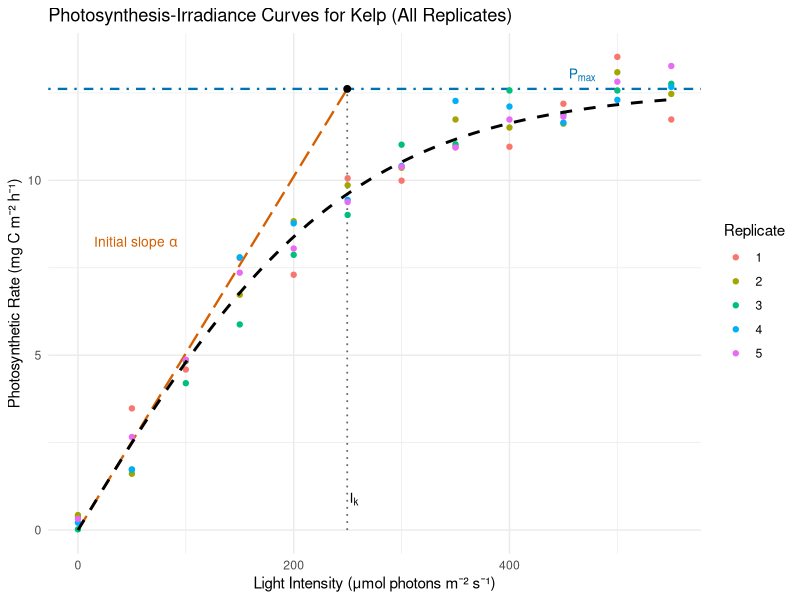
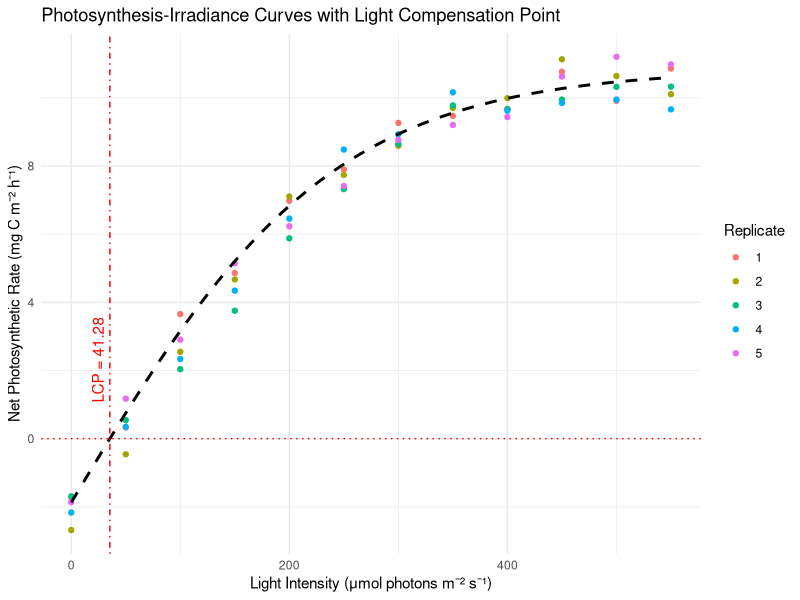
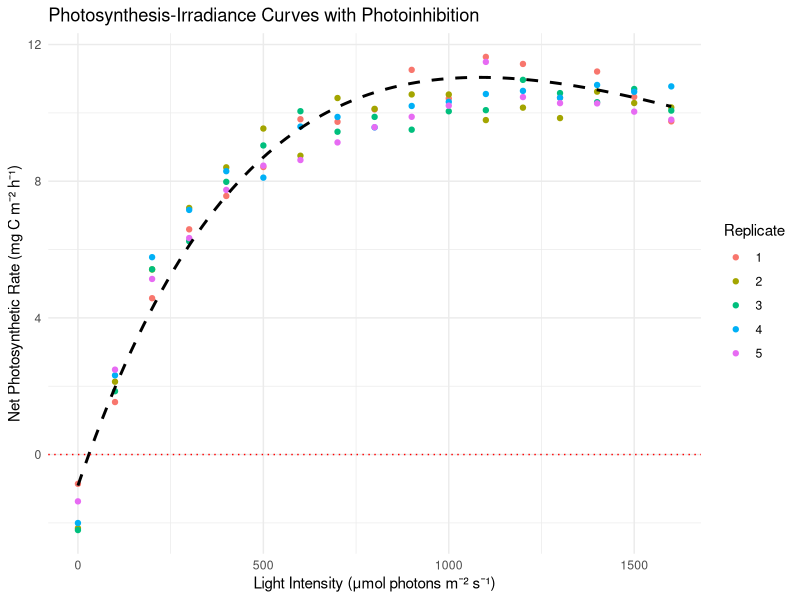

Here is the R script that generated these plots, in order:
## ---- chunk 1
#| echo: false
#| messages: false
#| warning: false

# Load necessary libraries
library(minpack.lm) # For non-linear least squares fitting
library(ggplot2) # For plotting
library(knitr)

# Set seed for reproducibility
set.seed(666)

# Define parameters based on typical kelp conditions
Pmax_true <- 13 # True maximum photosynthetic rate (e.g., mg C m^-2 h^-1)
alpha_true <- 0.05 # True initial slope (photosynthetic efficiency)

# Light intensities typically encountered by kelp (μmol photons m^-2 s^-1)
light_intensities <- seq(0, 550, by = 50)

# Number of replicates
n_replicates <- 5

# Generate data for each replicate
data_list <- lapply(1:n_replicates, function(rep) {
    # Simulate true photosynthetic rates using the hyperbolic tangent model
    P_true <- Pmax_true * tanh(alpha_true * light_intensities / Pmax_true)

    # Add random noise to simulate experimental variability
    noise <- rnorm(length(P_true), mean = 0, sd = 0.5) # Adjust sd for noise level
    P_observed <- round(P_true + noise, 2)

    # Create a data frame for the replicate
    data.frame(
        Replicate = rep,
        Light = light_intensities,
        Photosynthesis = P_observed
    )
})

# Combine all replicates into one data frame
data_all <- do.call(rbind, data_list)

# View 9 randomly selected rows from the data
random_rows <- data_all[sample(nrow(data_all), 9), ]

kable(
    random_rows,
    format = "markdown",
    digits = 2,
    col.names = c(
        "Replicate",
        "Light (μmol photons m⁻² s⁻¹)",
        "Photosynthesis (mg C m⁻² h⁻¹)"
    )
)
## ---- chunk 2
#| echo: false
#| messages: false
#| warning: false

# Fit the hyperbolic tangent model to each replicate
fit_results <- lapply(1:n_replicates, function(rep) {
    # Subset data for the replicate
    data_rep <- subset(data_all, Replicate == rep)

    # Define the model function
    model_formula <- Photosynthesis ~ Pmax * tanh(alpha * Light / Pmax)

    # Provide initial parameter estimates
    start_params <- list(Pmax = 10, alpha = 0.03)

    # Fit the model using non-linear least squares
    fit <- nlsLM(
        formula = model_formula,
        data = data_rep,
        start = start_params,
        control = nls.lm.control(maxiter = 1000)
    )

    # Return the fit object
    return(fit)
})
## ---- chunk 3
#| echo: false
#| messages: false
#| warning: false
#| results: hide

# Summarise fit results for each replicate
for (i in 1:n_replicates) {
    cat("\n--- Replicate", i, "Fit Summary ---\n")
    print(summary(fit_results[[i]]))
}
## ---- chunk 4
#| echo: false
#| messages: false
#| warning: false
#| fig.cap: "Jassby and Platt (1976) model fitted to simulated P-I data for a hypothetical kelp. The black dashed curve is the fit for the first replicate. Its initial slope (orange) meets the horizontal line at Pmax (blue) above Ik; the vertical dotted line marks this irradiance."
#| fig-alt: "Photosynthesis rises and then levels off as irradiance increases. An orange straight line extends the initial slope from the origin to the blue horizontal line at Pmax. Their intersection is marked by a point, with a vertical dotted guide down to Ik on the irradiance axis."

# Use the parameters of the same replicate as the plotted curve.
Pmax_curve <- unname(coef(fit_results[[1]])["Pmax"])
alpha_curve <- unname(coef(fit_results[[1]])["alpha"])
Ik_curve <- Pmax_curve / alpha_curve

# Plot the data and fitted curves for all replicates
ggplot(
    data_all,
    aes(x = Light, y = Photosynthesis, color = factor(Replicate))
) +
    annotate(
        "segment",
        x = 0, xend = Ik_curve,
        y = 0, yend = Pmax_curve,
        color = "#D55E00", linewidth = 0.8, linetype = "longdash"
    ) +
    geom_hline(
        yintercept = Pmax_curve,
        color = "#0072B2", linewidth = 0.8, linetype = "dotdash"
    ) +
    annotate(
        "segment",
        x = Ik_curve, xend = Ik_curve,
        y = 0, yend = Pmax_curve,
        color = "grey40", linewidth = 0.6, linetype = "dotted"
    ) +
    geom_point() +
    stat_function(
        fun = function(x) {
            Pmax_curve * tanh(alpha_curve * x / Pmax_curve)
        },
        color = "black",
        size = 1,
        linetype = "dashed"
    ) +
    annotate(
        "point",
        x = Ik_curve, y = Pmax_curve,
        color = "black", size = 2
    ) +
    annotate(
        "text",
        x = 0.06 * Ik_curve, y = 0.65 * Pmax_curve,
        label = "'Initial slope '*alpha", parse = TRUE,
        color = "#D55E00", hjust = 0, size = 3.5
    ) +
    annotate(
        "text",
        x = 0.85 * max(data_all$Light), y = Pmax_curve + 0.4,
        label = "P[max]", parse = TRUE,
        color = "#0072B2", size = 3.5
    ) +
    annotate(
        "text",
        x = Ik_curve, y = 0.07 * Pmax_curve,
        label = "I[k]", parse = TRUE, hjust = -0.25, size = 3.5
    ) +
    labs(
        title = "Photosynthesis-Irradiance Curves for Kelp (All Replicates)",
        x = "Light Intensity (μmol photons m⁻² s⁻¹)",
        y = "Photosynthetic Rate (mg C m⁻² h⁻¹)",
        color = "Replicate"
    ) +
    theme_minimal()
## ---- chunk 5
#| echo: true
#| code-fold: false

Pmax <- 13
alpha <- 0.05
R <- 2

net_rate <- function(I) Pmax * tanh(alpha * I / Pmax) - R

Ic <- uniroot(net_rate, interval = c(0, 200))$root
Ic
## ---- chunk 6
#| echo: false
#| messages: false
#| warning: false

# Set seed for reproducibility
set.seed(13)

# Define parameters based on typical kelp conditions
Pmax_true <- 13 # True maximum photosynthetic rate (e.g., mg C m^-2 h^-1)
alpha_true <- 0.05 # True initial slope (photosynthetic efficiency)
R_true <- 2 # True respiration rate (mg C m^-2 h^-1)

# Light intensities including finer increments around expected LCP
light_intensities <- seq(0, 550, by = 50)

# Number of replicates
n_replicates <- 5

# Generate data for each replicate
data_list <- lapply(1:n_replicates, function(rep) {
    # Simulate true net photosynthetic rates using the modified hyperbolic tangent model
    P_true <- Pmax_true *
        tanh(alpha_true * light_intensities / Pmax_true) -
        R_true

    # Add random noise to simulate experimental variability
    noise <- rnorm(length(P_true), mean = 0, sd = 0.5) # Adjust sd for noise level
    P_observed <- P_true + noise

    # Create a data frame for the replicate
    data.frame(
        Replicate = rep,
        Light = light_intensities,
        Photosynthesis = P_observed
    )
})

# Combine all replicates into one data frame
data_all <- do.call(rbind, data_list)

# View 9 randomly selected rows from the data
random_rows <- data_all[sample(nrow(data_all), 9), ]

# Display the random rows in a nicely formatted table using kable
kable(
    random_rows,
    format = "markdown",
    digits = 2,
    col.names = c(
        "Replicate",
        "Light (μmol photons m⁻² s⁻¹)",
        "Photosynthesis (mg C m⁻² h⁻¹)"
    )
)
## ---- chunk 7
#| echo: false
#| messages: false
#| warning: false

# Fit the modified hyperbolic tangent model to each replicate and estimate LCP
fit_results2 <- lapply(1:n_replicates, function(rep) {
    # Subset data for the replicate
    data_rep <- subset(data_all, Replicate == rep)

    # Define the modified model function including respiration
    model_formula <- Photosynthesis ~ Pmax * tanh(alpha * Light / Pmax) - R

    # Provide initial parameter estimates
    start_params <- list(Pmax = 10, alpha = 0.03, R = 1)

    # Fit the model using non-linear least squares
    fit <- nlsLM(
        formula = model_formula,
        data = data_rep,
        start = start_params,
        lower = c(0, 0, 0), # Parameters should be non-negative
        control = nls.lm.control(maxiter = 1000)
    )

    # Estimate the Light Compensation Point (LCP)
    # Solve for I when Photosynthesis = 0
    coef_fit <- coef(fit)
    Pmax_fit <- coef_fit["Pmax"]
    alpha_fit <- coef_fit["alpha"]
    R_fit <- coef_fit["R"]

    # Define the function to find the root (Photosynthesis = 0)
    lcp_function <- function(I) Pmax_fit * tanh(alpha_fit * I / Pmax_fit) - R_fit

    # Use uniroot to find the LCP
    LCP <- uniroot(lcp_function, interval = c(0, 200))$root

    # Add LCP to the fit object
    fit$LCP <- LCP

    # Return the fit object
    return(fit)
})
## ---- chunk 8
#| echo: false
#| messages: false
#| warning: false
#| results: hide

# Summarise fit results for each replicate
for (i in 1:n_replicates) {
    cat("\n--- Replicate", i, "Fit Summary ---\n")
    fit <- fit_results2[[i]]
    print(summary(fit))
    cat(sprintf(
        "Estimated Light Compensation Point (LCP): %.2f μmol photons m⁻² s⁻¹\n",
        fit$LCP
    ))
}
## ---- chunk 9
#| echo: false
#| messages: false
#| warning: false
#| fig.cap: "Nonlinear regression Jassby and Platt (1976) model fitted to simulated P-I data for a hypothetical kelp. This model includes the effect of the light compensation point."

# Plot the data, fitted curves, and LCP for all replicates
ggplot(
    data_all,
    aes(x = Light, y = Photosynthesis, color = factor(Replicate))
) +
    geom_point() +
    stat_function(
        fun = function(x) {
            Pmax <- coef(fit_results2[[1]])["Pmax"]
            alpha <- coef(fit_results2[[1]])["alpha"]
            R <- coef(fit_results2[[1]])["R"]
            Pmax * tanh(alpha * x / Pmax) - R
        },
        color = "black",
        size = 1,
        linetype = "dashed"
    ) +
    geom_vline(
        xintercept = fit_results2[[1]]$LCP,
        color = "red",
        linetype = "dotdash",
        show.legend = TRUE
    ) +
    geom_hline(yintercept = 0, color = "red", linetype = "dotted") +
    labs(
        title = "Photosynthesis-Irradiance Curves with Light Compensation Point",
        x = "Light Intensity (μmol photons m⁻² s⁻¹)",
        y = "Net Photosynthetic Rate (mg C m⁻² h⁻¹)",
        color = "Replicate"
    ) +
    annotate(
        "text",
        x = fit_results2[[1]]$LCP,
        y = min(data_all$Photosynthesis) + 5,
        label = paste0(
            "LCP = ",
            round(mean(sapply(fit_results2, function(fit) fit$LCP)), 2)
        ),
        angle = 90,
        vjust = -0.5,
        color = "red"
    ) +
    theme_minimal()
## ---- chunk 10
#| echo: false
#| messages: false
#| warning: false

set.seed(7)

# Define parameters based on typical kelp conditions
Pmax_true <- 13 # True maximum photosynthetic rate (e.g., mg C m^-2 h^-1)
alpha_true <- 0.05 # True initial slope (photosynthetic efficiency)
beta_true <- 0.0005 # True photoinhibition parameter
R_true <- 2 # True respiration rate (mg C m^-2 h^-1)

# Light intensities ranging to capture photoinhibition effects (μmol photons m^-2 s^-1)
light_intensities <- seq(0, 1600, by = 100)

# Number of replicates
n_replicates <- 5

# Generate data for each replicate
data_list <- lapply(1:n_replicates, function(rep) {
    # Simulate true net photosynthetic rates using the Platt et al. model
    P_true <- Pmax_true *
        (1 - exp(-alpha_true * light_intensities / Pmax_true)) *
        exp(-beta_true * light_intensities / Pmax_true) -
        R_true

    # Add random noise to simulate experimental variability
    noise <- rnorm(length(P_true), mean = 0, sd = 0.5) # Adjust sd for noise level
    P_observed <- P_true + noise

    # Create a data frame for the replicate
    data.frame(
        Replicate = rep,
        Light = light_intensities,
        Photosynthesis = P_observed
    )
})

# Combine all replicates into one data frame
data_all <- do.call(rbind, data_list)

# View 9 randomly selected rows from the data
random_rows <- data_all[sample(nrow(data_all), 9), ]

# Display the random rows in a nicely formatted table using kable
kable(
    random_rows,
    format = "markdown",
    digits = 2,
    col.names = c(
        "Replicate",
        "Light (μmol photons m⁻² s⁻¹)",
        "Photosynthesis (mg C m⁻² h⁻¹)"
    )
)
## ---- chunk 11
#| echo: false
#| messages: false
#| warning: false

# Fit the Platt et al. model to each replicate
fit_results <- lapply(1:n_replicates, function(rep) {
    # Subset data for the replicate
    data_rep <- subset(data_all, Replicate == rep)

    # Define the model function including respiration
    model_formula <- Photosynthesis ~
        Pmax * (1 - exp(-alpha * Light / Pmax)) * exp(-beta * Light / Pmax) - R

    # Provide initial parameter estimates
    start_params <- list(Pmax = 10, alpha = 0.03, beta = 0.0001, R = 1)

    # Fit the model using non-linear least squares
    fit <- nlsLM(
        formula = model_formula,
        data = data_rep,
        start = start_params,
        lower = c(0, 0, 0, 0), # Parameters should be non-negative
        control = nls.lm.control(maxiter = 1000)
    )

    # Return the fit object
    return(fit)
})
## ---- chunk 12
#| echo: false
#| messages: false
#| warning: false
#| results: hide

# Summarise fit results for each replicate
for (i in 1:n_replicates) {
    cat("\n--- Replicate", i, "Fit Summary ---\n")
    fit <- fit_results[[i]]
    print(summary(fit))
}
## ---- chunk 13
#| echo: false
#| messages: false
#| warning: false
#| fig.cap: "Nonlinear regression Platt et al. (1980) model fitted to simulated P-I data for a hypothetical kelp. This model includes the effect of photoinhibition."

# Plot the data and fitted curves for all replicates
ggplot(
    data_all,
    aes(x = Light, y = Photosynthesis, color = factor(Replicate))
) +
    geom_point() +
    stat_function(
        fun = function(x) {
            Pmax <- coef(fit_results[[1]])["Pmax"]
            alpha <- coef(fit_results[[1]])["alpha"]
            beta <- coef(fit_results[[1]])["beta"]
            R <- coef(fit_results[[1]])["R"]
            Pmax * (1 - exp(-alpha * x / Pmax)) * exp(-beta * x / Pmax) - R
        },
        color = "black",
        size = 1,
        linetype = "dashed"
    ) +
    geom_hline(yintercept = 0, color = "red", linetype = "dotted") +
    labs(
        title = "Photosynthesis-Irradiance Curves with Photoinhibition",
        x = "Light Intensity (μmol photons m⁻² s⁻¹)",
        y = "Net Photosynthetic Rate (mg C m⁻² h⁻¹)",
        color = "Replicate"
    ) +
    theme_minimal()
